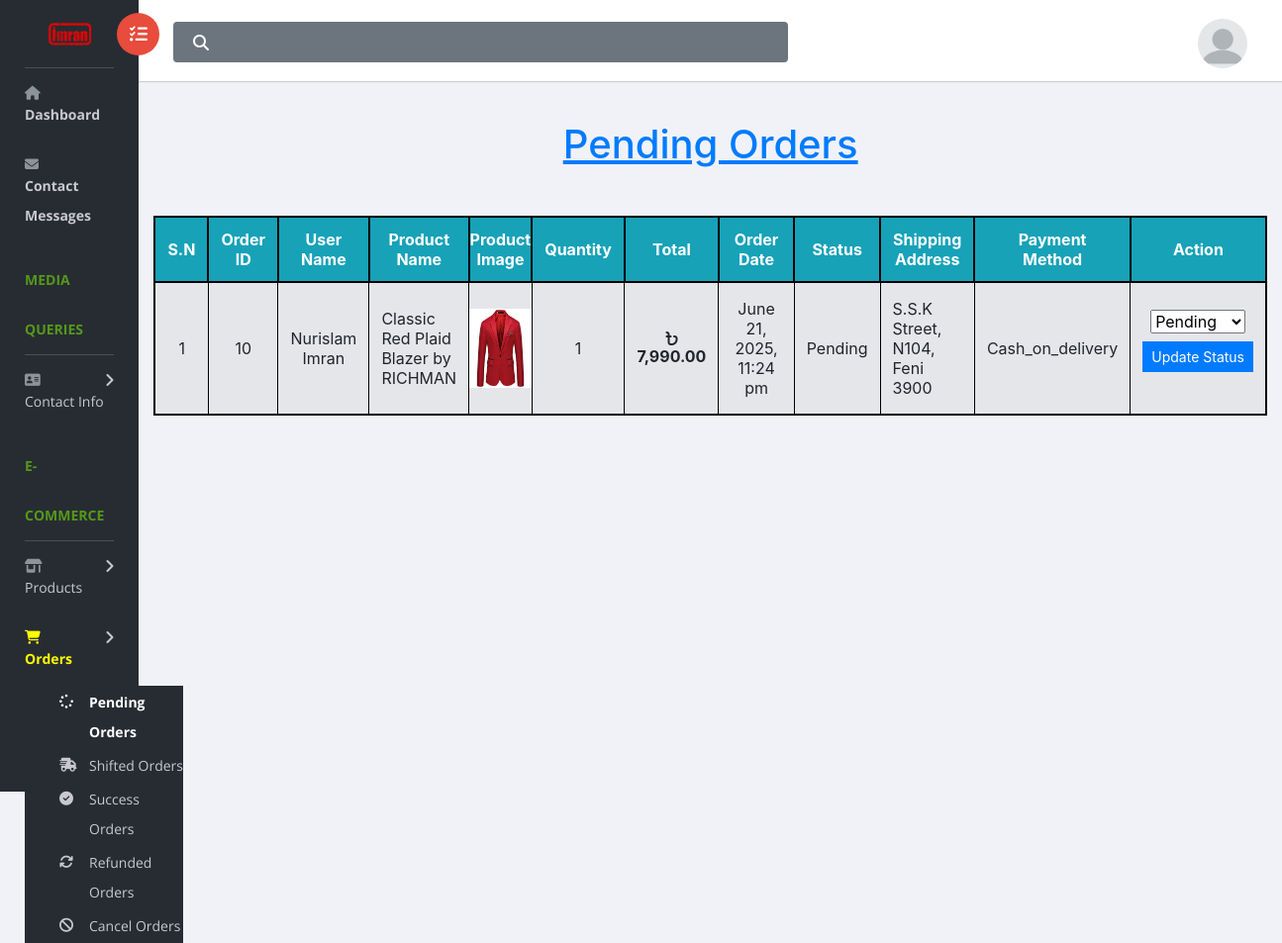
The app's page /admin-panel/pending-orders.php with its own data.
### tables this page shows
CREATE TABLE `order_items` (
  `id` int NOT NULL,
  `order_id` int NOT NULL,
  `product_id` int NOT NULL,
  `quantity` int NOT NULL,
  `total_amount` decimal(10,0) NOT NULL,
  `create_at` timestamp NOT NULL DEFAULT CURRENT_TIMESTAMP
);

CREATE TABLE `orders` (
  `id` int NOT NULL,
  `user_id` int NOT NULL,
  `name` varchar(255) NOT NULL,
  `phone_number` varchar(100) NOT NULL,
  `address` text NOT NULL,
  `total` varchar(255) NOT NULL,
  `payment_method` varchar(255) NOT NULL,
  `status` enum('Pending','Shifted','Success','Refunded','Cancel') NOT NULL DEFAULT 'Pending',
  `created_at` timestamp NOT NULL DEFAULT CURRENT_TIMESTAMP
);

CREATE TABLE `products` (
  `id` int NOT NULL,
  `name` varchar(255) NOT NULL,
  `regular_price` int NOT NULL,
  `sales_price` int NOT NULL,
  `images` varchar(255) NOT NULL,
  `category_id` int NOT NULL,
  `category_name` varchar(255) NOT NULL,
  `description` longtext NOT NULL,
  `created_at` timestamp NOT NULL DEFAULT CURRENT_TIMESTAMP
);

### admin-panel/pending-orders.php (the view, shortened to what this page needs)
<?php
require_once('header.php');
require_once('sidebar.php');
$query = "
SELECT order_items.id as order_item_id, order_items.*, orders.*, products.name AS product_name, products.images, users.name AS user_name
FROM order_items
INNER JOIN orders ON order_items.order_id = orders.id
INNER JOIN products ON order_items.product_id = products.id
INNER JOIN users ON orders.user_id = users.id
WHERE orders.status = 'Pending'
";
$result = $conn->query($query);
?>
<div id="right-panel" class="right-panel">
    <?php require_once('topBar.php'); ?>
    <div class="">
        <div class="col-12 mt-4">
            <h1 class="mb-5 mt-3 text-primary text-center" style="text-decoration: underline; font-size: 40px;">
                Pending Orders
            </h1>
            <div class="">
                <?php
                    if ($result->num_rows > 0) {
                    ?>
                <table class="table border table-bordered table-striped mb-4" id="pendingOrdersTable"
                    style="border: 2px solid black !important;">
                    <thead>
                        <tr class="bg-info text-white">
                            <th class="text-center align-middle" style="border: 2px solid black">S.N</th>
                            <th class="text-center align-middle" style="border: 2px solid black">Order ID</th>
                            <th class="text-center align-middle" style="border: 2px solid black">User Name</th>
                            <th class="text-center align-middle" style="border: 2px solid black">Product Name</th>
                            <th class="text-center align-middle p-0" style="border: 2px solid black">
                                Product Image
                            </th>
                            <th class="text-center align-middle" style="border: 2px solid black">Quantity</th>
                            <th class="text-center align-middle" style="border: 2px solid black">Total</th>
                            <th class="text-center align-middle" style="border: 2px solid black">Order Date</th>
                            <th class="text-center align-middle" style="border: 2px solid black">Status</th>
                            <th class="text-center align-middle" style="border: 2px solid black">Shipping Address
                            </th>
                            <th class="text-center align-middle" style="border: 2px solid black">Payment Method</th>
                            <th class="text-center align-middle" style="border: 2px solid black">Action</th>
                        </tr>
                    </thead>
                    <tbody>
                        <?php
                                $sl = 1;
                                while ($row = $result->fetch_assoc()) {
                                ?>
                        <tr>
                            <td class="text-center align-middle" style="border: 1px solid black"><?= $sl++ ?></td>
                            <td class="text-center align-middle" style="border: 1px solid black">
                                <?= $row['order_id'] ?></td>
                            <td class="text-center align-middle" style="border: 1px solid black">
                                <?= $row['name'] ?></td>
                            <td class="align-middle" style="border: 1px solid black">
                                <?= $row['product_name'] ?></td>
                            <td class="text-center align-middle p-0" style="border: 1px solid black">
                                <img src="../assets/img/products/<?= $row['images'] ?>" alt="<?= $row['name'] ?>"
                                    width="80" height="80" class=" object-fit-contain">
                            </td>
                            <td class="text-center align-middle" style="border: 1px solid black">
                                <?= $row['quantity'] ?></td>
                            <td class="text-center align-middle" style="border: 1px solid black; font-weight: bold;">
                                <i class="fa-solid fa-bangladeshi-taka-sign pe-1 fw-bold"></i>
                                <?= number_format($row['total_amount'], 2) ?>
                            </td>
                            <td class="text-center align-middle p-3" style="border: 1px solid black">
                                <?= date('F j, Y, g:i a', strtotime($row['created_at'])) ?>
                            </td>
                            <td class="text-center align-middle" style="border: 1px solid black">
                                <?= $row['status'] ?>
                            </td>
                            <td class="align-middle" style="border: 1px solid black">
                                <?= $row['address'] ?>
                            </td>
                            <td class="text-center align-middle" style="border: 1px solid black">
                                <?= $row['payment_method'] ?>
                            </td>
                            <td class="text-center align-middle" style="border: 1px solid black">
                                <form action="" method="POST">
                                    <select name="status" class="form-select mb-2" required>
                                        <option value="Pending" <?= $row['status'] == 'Pending' ? 'selected' : '' ?>>
                                            Pending</option>
                                    </select>
                                    <button type="submit" class="btn btn-primary btn-sm" name="updateStatus">
                                        Update Status
                                    </button>
                                </form>
                            </td>
                        </tr>
                        <?php
                                }
                            } else { ?>
                        <br><br><br><br>
                        <p class="text-center text-danger" style="font-size: 30px;">No Pending orders
                            found</p>
                        <?php } ?>
                    </tbody>
                </table>
            </div>
        </div>
    </div>
</div>
<?php require_once('footer.php'); ?>

### records on screen
order_items: order "10", order.name "Nurislam Imran", product.name "Classic Red Plaid Blazer by RICHMAN", product.images (picture), quantity "1", total_amount "7,990.00", order.created_at "June 21, 2025, 11:24 pm", order.status "Pending", order.address "S.S.K Street, N104, Feni 3900", order.payment_method "Cash_on_delivery"
